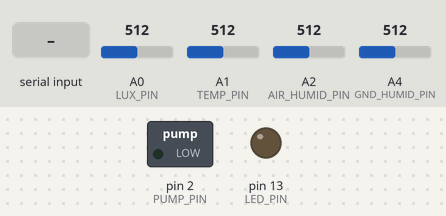
Recording of a sketch running on a simulated Arduino Uno, built with avr-gcc and run on an emulated ATmega328P. Parts: switched loads named in the sketch (green lamp = pin HIGH), output pins drawn as LEDs (lit = HIGH). The inputs (shaded band) are chosen by the test bench; at power-on: A1 (TEMP_PIN) = 512, A0 (LUX_PIN) = 512, A4 (GND_HUMID_PIN) = 512, A2 (AIR_HUMID_PIN) = 512. What the sketch prints to the serial monitor is not drawn.

Above: at 1.2 s.
1.3 s: byte 65 (HANDSHAKE_BYTE) received over Serial
At 4.1 s:
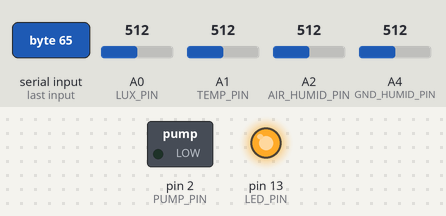
4.3 s: A1 (TEMP_PIN) set to 325
5.8 s: A1 (TEMP_PIN) set to 292
8.8 s: A0 (LUX_PIN) set to 110
11.8 s: A0 (LUX_PIN) set to 95
14.8 s: A4 (GND_HUMID_PIN) set to 93
17.8 s: A4 (GND_HUMID_PIN) set to 81
At 61.6 s:
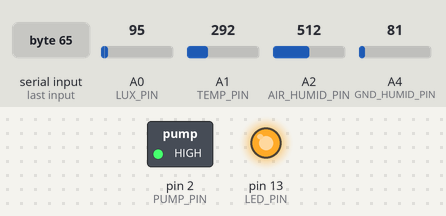
Timing chart, 0 to 62.2 s (numbered marks = the images above; inputs shaded):
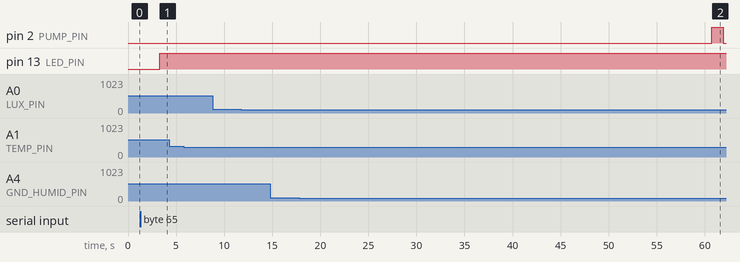

The sketch:

read_and_send.ino
```cpp
// Different states the Arduino can be in
#define WAIT_FOR_CONNECTION 0
#define CONNECTION_ACTIVE 1

// Bytes the Arduino will recognise over serial connection and react to
#define HANDSHAKE_BYTE 0x41
#define CLOSE_BYTE 0x00

//PINS
#define LUX_PIN A0       // input: photodiode
#define TEMP_PIN A1      // input: temperature sensor
#define AIR_HUMID_PIN A2 // input: air humidity sensor
#define GND_HUMID_PIN A4 // input: ground conductivity sensor
#define LED_PIN 13       // output: Analog output pin that the LED is attached to
#define PUMP_PIN 2       // output: water pump

//ANALOG READ VALUES
int lux_val_raw = 0;
int air_temp_raw = 0;
int air_humid_raw = 0;
int ground_humid_raw = 0;
char lux_val = 0;
int air_humid = 0;
char gnd_humid = 0;
int air_temp = 0; // value output to the PWM (analog out)
int inByte; // buffer for reading bytes over serial
int currentState = WAIT_FOR_CONNECTION; // default state

// WATERING TIMERS
#define TIME_BETWEEN_SQUIRTS 60000 // 60000 ms = 1 min
#define SQUIRT_DURATION 1000           // 1000 ms = 1 sec
unsigned long previousWatering; // time when we last turned on the pump
bool wateringStatus=0; // Are we pumping water right now?


// Gathers values on analog pins and transmitting the collected
// data over serial.
void readDataAndSend() {
  // Take mesurments
  lux_val_raw = analogRead(LUX_PIN);
  air_temp_raw = analogRead(TEMP_PIN);
  air_humid_raw = analogRead(AIR_HUMID_PIN);
  ground_humid_raw  = analogRead(GND_HUMID_PIN);

  // mapping values to standard units
  lux_val = constrain(map(lux_val_raw, 0, 1023, 0, 100), 0, 100);
  air_temp = constrain(map(air_temp_raw, 0, 1023, -20, 80), -20, 80);
  air_humid = constrain(map_air_humidity(air_humid_raw, air_temp), 0, 100);
  gnd_humid = constrain(map(ground_humid_raw, 150, 800, 0, 10), 0, 10);

  // Print readings to serial output
  Serial.print(F("["));
  delay(5);

  Serial.print(F("{\"stream\":\"Luminosite ambiante\", \"value\":"));
  delay(5);
  Serial.print(lux_val, DEC);
  delay(5);
  Serial.print(F(", \"scale\":[0,100]},"));
  delay(5);

  Serial.print(F("{\"stream\":\"Temperature ambiante\", \"value\":"));
  delay(5);
  Serial.print(air_temp, DEC);
  delay(5);
  Serial.print(F(", \"scale\":[-20,80]},"));
  delay(5);

  Serial.print(F("{\"stream\":\"Humidite ambiante\", \"value\":"));
  delay(5);
  Serial.print(air_humid, DEC);
  delay(5);
  Serial.print(F(", \"scale\":[0,100]},"));
  delay(5);

  Serial.print(F("{\"stream\":\"Humidite du sol\", \"value\":"));
  delay(5);
  Serial.print(gnd_humid, DEC);
  delay(5);
  Serial.print(F(", \"scale\":[0,10]}"));
  delay(5);

  Serial.print(F("]\n"));

}

// Maps the air humidity sensor value to something usable
float map_air_humidity(int humidity, int air_temp) {
  float r_cap = ((float)humidity * 5 / 1023) * 1200000 / (5 - ((float)humidity * 5 / 1023));
  float res = 0;
  if (air_temp < 5) {
    res = 155 - 7.87 * log(r_cap);
  } else if (air_temp >= 5 && air_temp < 10) {
    res = 149 - 7.59 * log(r_cap);
  } else if (air_temp >= 10 && air_temp < 15) {
    res = 149 - 7.74 * log(r_cap);
  } else if (air_temp >= 15 && air_temp < 20) {
    res = 148 - 7.75 * log(r_cap);
  } else if (air_temp >= 20 && air_temp < 25) {
    res = 149 - 8 * log(r_cap);
  } else if (air_temp >= 25 && air_temp < 30) {
    res = 148 - 8.16 * log(r_cap);
  } else if (air_temp >= 30 && air_temp < 35) {
    res = 148 - 8.26 * log(r_cap);
  } else if (air_temp >= 35 && air_temp < 40) {
    res = 148 - 8.41 * log(r_cap);
  } else if (air_temp >= 40 && air_temp < 45) {
    res = 149 - 8.68 * log(r_cap);
  } else if (air_temp >= 45 && air_temp < 50) {
    res = 149 - 8.77 * log(r_cap);
  } else if (air_temp >= 50) {
    res = 147 - 8.79 * log(r_cap);
  }
  return res;
}


// Check if the plant needs watering, and if it does, then turn on the pump.
// If we're in the process of watering the plant and have been doing it long
// enough, then stop.
// Otherwise do nothing.
void considerWater() {
  long timeSinceWatering = millis() - previousWatering;
  // replace true by soil humidity check
  if (timeSinceWatering > TIME_BETWEEN_SQUIRTS && !wateringStatus && gnd_humid<4) {
    wateringStatus = true;
    digitalWrite(PUMP_PIN, HIGH);
    previousWatering = millis();
  }
  else if (wateringStatus && timeSinceWatering > SQUIRT_DURATION) {
    wateringStatus = false;
    digitalWrite(PUMP_PIN, LOW);
  }

}


// Transmits HANDSHAKE_BYTEs over serial, waiting to receive one back.
// Once received, switches Arduino to CONNECTION_ACTIVE state
int probeForPeer() {
  Serial.write(HANDSHAKE_BYTE);
  delay(100);
  if ((Serial.available()) && (Serial.read() == HANDSHAKE_BYTE)) {
    Serial.flush();
    return CONNECTION_ACTIVE;
  } else {
    return WAIT_FOR_CONNECTION;
  }
}


// Determines what to do with data received over serial connection while in
// CONNECTION_ACTIVE state.
int handleByte() {
  inByte = Serial.read();
  if (inByte == CLOSE_BYTE) {
    // connection closed: empty buffer and return to wait state
    while (Serial.available()) {
      Serial.read();
    }
    Serial.flush();
    return WAIT_FOR_CONNECTION;
  }
  // option to add other commands in else statements
  return WAIT_FOR_CONNECTION;
}


// SETUP FUNCTION
// Runs once at boot
void setup() {
  // Setup pin modes
  pinMode(LUX_PIN, INPUT);
  pinMode(TEMP_PIN, INPUT);
  pinMode(AIR_HUMID_PIN, INPUT);
  pinMode(GND_HUMID_PIN, INPUT);
  pinMode(LED_PIN, OUTPUT);
  pinMode(PUMP_PIN, OUTPUT);
  // Initialize serial connection
  Serial.begin(9600);

  // Assume we just watered the plant so that the arduino doesn't
  // squirt water everytime it boots up
  previousWatering = millis();
}


// MAIN LOOP
// Core logic flow happens here
void loop() {
  // check for state changes
  switch (currentState) {
    case WAIT_FOR_CONNECTION:
      digitalWrite(13, LOW);
      currentState = probeForPeer();
      break;
    case CONNECTION_ACTIVE:
      digitalWrite(13, HIGH);
      if (Serial.available()) {
        currentState = handleByte();
      }

      // function that read on pins, map and send the data
      readDataAndSend();
      break;
  }
  considerWater();
  // Force an interval between loops. We don't need mesurements every ms...
  delay(1000);

}
```

Measured:
- the behaviour switches between 86 and 85 on A4 (GND_HUMID_PIN) (found by bisection; images 1 and 2)
- after the input at 1.3 s, pin 13 (LED_PIN): LOW → HIGH after 2.0 s
- after the input at 4.3 s, every drawn part: stays the same
- after the input at 5.8 s, every drawn part: stays the same
- after the input at 8.8 s, every drawn part: stays the same
- after the input at 11.8 s, every drawn part: stays the same
- after the input at 14.8 s, every drawn part: stays the same
